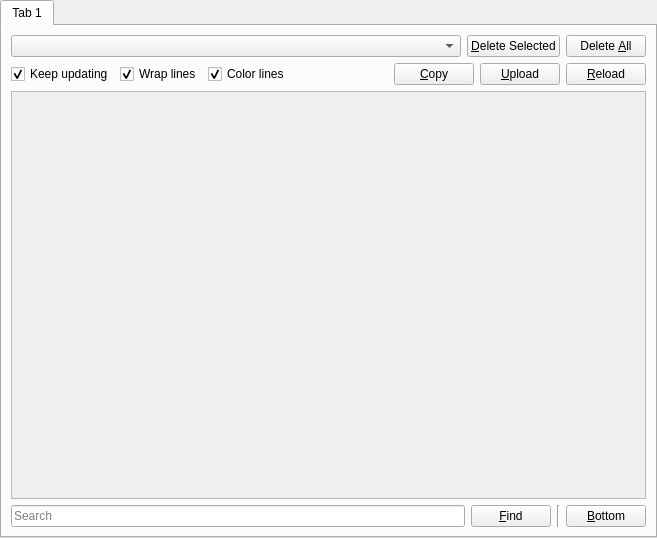
<?xml version="1.0" encoding="UTF-8"?>
<ui version="4.0">
 <class>OtherLogsPage</class>
 <widget class="QWidget" name="OtherLogsPage">
  <property name="geometry">
   <rect>
    <x>0</x>
    <y>0</y>
    <width>657</width>
    <height>538</height>
   </rect>
  </property>
  <layout class="QVBoxLayout" name="verticalLayout_2">
   <property name="leftMargin">
    <number>0</number>
   </property>
   <property name="topMargin">
    <number>0</number>
   </property>
   <property name="rightMargin">
    <number>0</number>
   </property>
   <property name="bottomMargin">
    <number>0</number>
   </property>
   <item>
    <widget class="QTabWidget" name="tabWidget">
     <property name="currentIndex">
      <number>0</number>
     </property>
     <widget class="QWidget" name="tab">
      <attribute name="title">
       <string notr="true">Tab 1</string>
      </attribute>
      <layout class="QGridLayout" name="gridLayout_2">
       <item row="2" column="2">
        <widget class="QPushButton" name="findButton">
         <property name="sizePolicy">
          <sizepolicy hsizetype="Maximum" vsizetype="Fixed">
           <horstretch>0</horstretch>
           <verstretch>0</verstretch>
          </sizepolicy>
         </property>
         <property name="text">
          <string>&amp;Find</string>
         </property>
        </widget>
       </item>
       <item row="2" column="3">
        <widget class="Line" name="line">
         <property name="orientation">
          <enum>Qt::Vertical</enum>
         </property>
        </widget>
       </item>
       <item row="2" column="4">
        <widget class="QPushButton" name="btnBottom">
         <property name="sizePolicy">
          <sizepolicy hsizetype="Maximum" vsizetype="Fixed">
           <horstretch>0</horstretch>
           <verstretch>0</verstretch>
          </sizepolicy>
         </property>
         <property name="toolTip">
          <string>Scroll all the way to bottom</string>
         </property>
         <property name="text">
          <string>&amp;Bottom</string>
         </property>
        </widget>
       </item>
       <item row="1" column="0" colspan="5">
        <widget class="LogView" name="text">
         <property name="enabled">
          <bool>false</bool>
         </property>
         <property name="undoRedoEnabled">
          <bool>false</bool>
         </property>
         <property name="readOnly">
          <bool>true</bool>
         </property>
         <property name="plainText">
          <string notr="true"/>
         </property>
         <property name="textInteractionFlags">
          <set>Qt::LinksAccessibleByKeyboard|Qt::LinksAccessibleByMouse|Qt::TextBrowserInteraction|Qt::TextSelectableByKeyboard|Qt::TextSelectableByMouse</set>
         </property>
         <property name="centerOnScroll">
          <bool>false</bool>
         </property>
        </widget>
       </item>
       <item row="0" column="0" colspan="5">
        <layout class="QGridLayout" name="gridLayout">
         <item row="0" column="0" colspan="5">
          <layout class="QHBoxLayout" name="horizontalLayout">
           <item>
            <widget class="QComboBox" name="selectLogBox">
             <property name="sizePolicy">
              <sizepolicy hsizetype="Expanding" vsizetype="Fixed">
               <horstretch>0</horstretch>
               <verstretch>0</verstretch>
              </sizepolicy>
             </property>
            </widget>
           </item>
           <item>
            <widget class="QPushButton" name="btnDelete">
             <property name="toolTip">
              <string>Delete the selected log</string>
             </property>
             <property name="text">
              <string>&amp;Delete Selected</string>
             </property>
            </widget>
           </item>
           <item>
            <widget class="QPushButton" name="btnClean">
             <property name="toolTip">
              <string>Delete all the logs</string>
             </property>
             <property name="text">
              <string>Delete &amp;All</string>
             </property>
            </widget>
           </item>
          </layout>
         </item>
         <item row="1" column="0" colspan="5">
          <layout class="QHBoxLayout" name="horizontalLayout1">
           <item>
            <widget class="QCheckBox" name="trackLogCheckbox">
             <property name="text">
              <string>Keep updating</string>
             </property>
             <property name="checked">
              <bool>true</bool>
             </property>
            </widget>
           </item>
           <item>
            <widget class="QCheckBox" name="wrapCheckbox">
             <property name="text">
              <string>Wrap lines</string>
             </property>
             <property name="checked">
              <bool>true</bool>
             </property>
            </widget>
           </item>
           <item>
            <widget class="QCheckBox" name="colorCheckbox">
             <property name="text">
              <string>Color lines</string>
             </property>
             <property name="checked">
              <bool>true</bool>
             </property>
            </widget>
           </item>
           <item>
            <spacer name="horizontalSpacer">
             <property name="orientation">
              <enum>Qt::Horizontal</enum>
             </property>
             <property name="sizeHint" stdset="0">
              <size>
               <width>40</width>
               <height>20</height>
              </size>
             </property>
            </spacer>
           </item>
           <item>
            <widget class="QPushButton" name="btnCopy">
             <property name="toolTip">
              <string>Copy the whole log into the clipboard</string>
             </property>
             <property name="text">
              <string>&amp;Copy</string>
             </property>
            </widget>
           </item>
           <item>
            <widget class="QPushButton" name="btnPaste">
             <property name="toolTip">
              <string>Upload the log to the paste service configured in preferences</string>
             </property>
             <property name="text">
              <string>&amp;Upload</string>
             </property>
            </widget>
           </item>
           <item>
            <widget class="QPushButton" name="btnReload">
             <property name="toolTip">
              <string>Reload the contents of the log from the disk</string>
             </property>
             <property name="text">
              <string>&amp;Reload</string>
             </property>
            </widget>
           </item>
          </layout>
         </item>
        </layout>
       </item>
       <item row="2" column="0" colspan="2">
        <widget class="QLineEdit" name="searchBar">
         <property name="placeholderText">
          <string>Search</string>
         </property>
        </widget>
       </item>
      </layout>
     </widget>
    </widget>
   </item>
  </layout>
 </widget>
 <customwidgets>
  <customwidget>
   <class>LogView</class>
   <extends>QPlainTextEdit</extends>
   <header>ui/widgets/LogView.h</header>
  </customwidget>
 </customwidgets>
 <tabstops>
  <tabstop>tabWidget</tabstop>
  <tabstop>selectLogBox</tabstop>
  <tabstop>btnReload</tabstop>
  <tabstop>btnCopy</tabstop>
  <tabstop>btnPaste</tabstop>
  <tabstop>btnDelete</tabstop>
  <tabstop>btnClean</tabstop>
  <tabstop>wrapCheckbox</tabstop>
  <tabstop>colorCheckbox</tabstop>
  <tabstop>text</tabstop>
  <tabstop>searchBar</tabstop>
  <tabstop>findButton</tabstop>
 </tabstops>
 <resources/>
 <connections/>
</ui>
